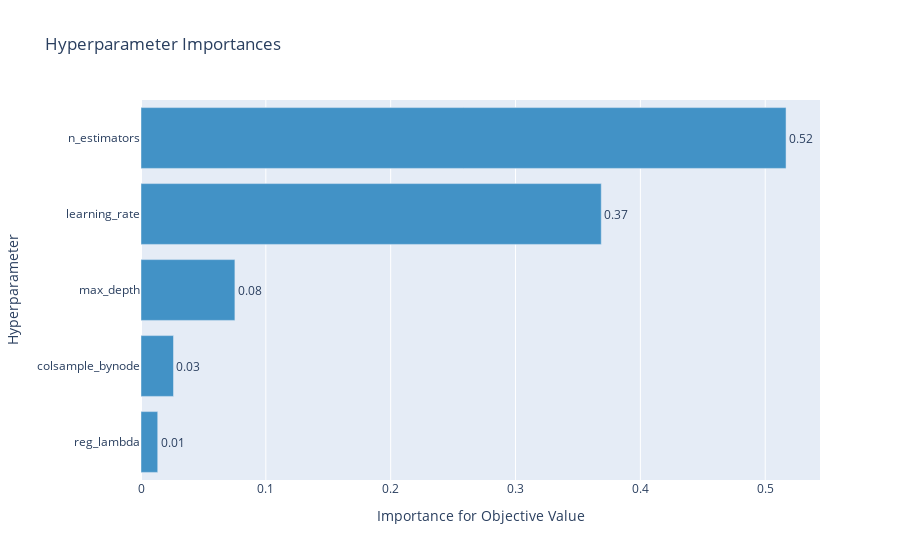

The cell this chart's notebook holds for it:
### Code cell
# hyper-parameter들의 중요도
optuna.visualization.plot_param_importances(study)

### Figure 1 — Plotly figure (JSON) as saved in the notebook; plotly's stock layout.template omitted (floating-point values rounded to 4 significant figures)
{"data": [{"cliponaxis": false, "hovertemplate": ["reg_lambda (FloatDistribution): 0.013403433518573846<extra></extra>", "colsample_bynode (FloatDistribution): 0.026021706943254216<extra></extra>", "max_depth (IntDistribution): 0.0752112859925425<extra></extra>", "learning_rate (FloatDistribution): 0.3686718857440908<extra></extra>", "n_estimators (IntDistribution): 0.5166916878015387<extra></extra>"], "marker": {"color": "rgb(66,146,198)"}, "orientation": "h", "text": ["0.01", "0.03", "0.08", "0.37", "0.52"], "textposition": "outside", "x": [0.0134, 0.02602, 0.07521, 0.3687, 0.5167], "y": ["reg_lambda", "colsample_bynode", "max_depth", "learning_rate", "n_estimators"], "type": "bar"}], "layout": {"showlegend": false, "title": {"text": "Hyperparameter Importances"}, "xaxis": {"title": {"text": "Importance for Objective Value"}}, "yaxis": {"title": {"text": "Hyperparameter"}}}}
